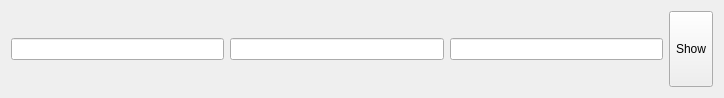
<?xml version="1.0" encoding="UTF-8"?>
<ui version="4.0">
 <class>CustomWidget</class>
 <widget class="QWidget" name="CustomWidget">
  <property name="geometry">
   <rect>
    <x>0</x>
    <y>0</y>
    <width>724</width>
    <height>98</height>
   </rect>
  </property>
  <property name="windowTitle">
   <string>Form</string>
  </property>
  <layout class="QHBoxLayout" name="horizontalLayout">
   <item>
    <widget class="QLineEdit" name="labelURL">
     <property name="readOnly">
      <bool>true</bool>
     </property>
    </widget>
   </item>
   <item>
    <widget class="QLineEdit" name="labelLogin">
     <property name="text">
      <string/>
     </property>
     <property name="echoMode">
      <enum>QLineEdit::Password</enum>
     </property>
     <property name="readOnly">
      <bool>true</bool>
     </property>
    </widget>
   </item>
   <item>
    <widget class="QLineEdit" name="labelPass">
     <property name="text">
      <string/>
     </property>
     <property name="echoMode">
      <enum>QLineEdit::Password</enum>
     </property>
     <property name="readOnly">
      <bool>true</bool>
     </property>
    </widget>
   </item>
   <item>
    <widget class="QToolButton" name="toolButton">
     <property name="maximumSize">
      <size>
       <width>50</width>
       <height>80</height>
      </size>
     </property>
     <property name="text">
      <string>Show</string>
     </property>
     <property name="icon">
      <iconset>
       <normaloff>../../../Downloads/lab2/lab2/580b585b2edbce24c47b2970.png</normaloff>../../../Downloads/lab2/lab2/580b585b2edbce24c47b2970.png</iconset>
     </property>
    </widget>
   </item>
  </layout>
 </widget>
 <resources/>
 <connections/>
</ui>
